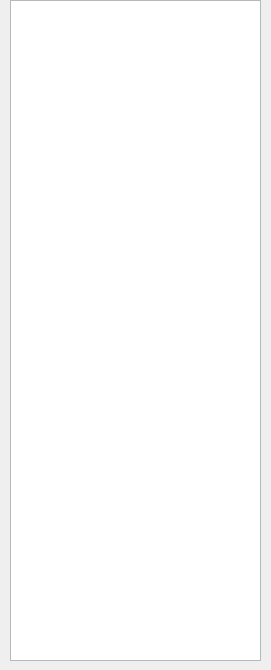
<?xml version="1.0" encoding="UTF-8"?>
<ui version="4.0">
 <class>TagList</class>
 <widget class="QWidget" name="TagList">
  <property name="geometry">
   <rect>
    <x>0</x>
    <y>0</y>
    <width>271</width>
    <height>670</height>
   </rect>
  </property>
  <property name="windowTitle">
   <string>Form</string>
  </property>
  <widget class="QListWidget" name="listWidget">
   <property name="geometry">
    <rect>
     <x>10</x>
     <y>0</y>
     <width>251</width>
     <height>661</height>
    </rect>
   </property>
  </widget>
 </widget>
 <resources/>
 <connections/>
</ui>
